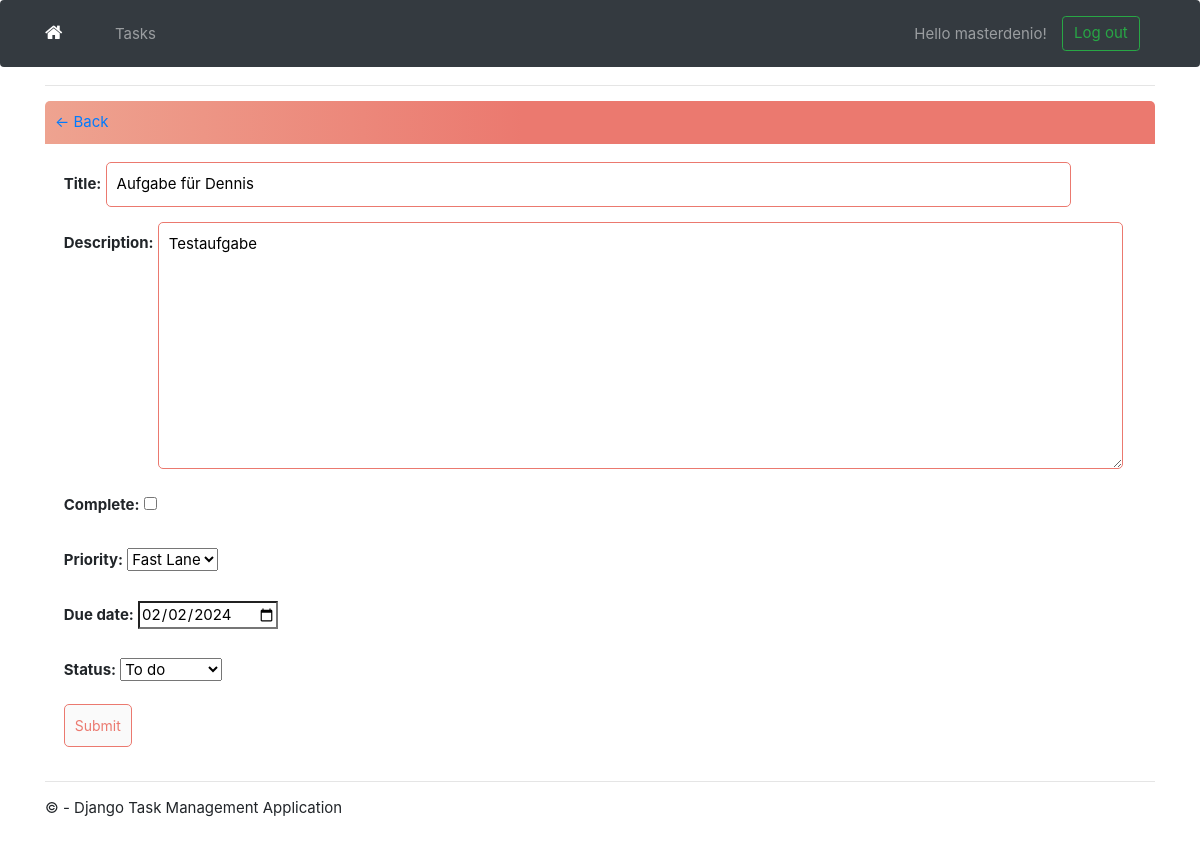
The page /task-update/55/ (signed in) on the database its author committed.
### app/models.py (models this page shows, shortened)
class Task(models.Model):
    PRIORITY_CHOICES = [
        ('L', 'Low'),
        ('M', 'Medium'),
        ('H', 'High'),
        ('F', 'Fast Lane'),
    ]
    due_date = models.DateField(
        auto_now_add=False, auto_now=False, blank=True, null=True)
    user = models.ForeignKey(
        User, on_delete=models.CASCADE, null=True, blank=True)
    title = models.CharField(max_length=200)
    description = models.TextField(null=True, blank=True)
    complete = models.BooleanField(default=False)
    create = models.DateTimeField(auto_now_add=True)
    update = models.DateTimeField(auto_now=True)
    priority = models.CharField(
        max_length=1,
        choices=PRIORITY_CHOICES,
        default='L',
    )
    STATUS_CHOICES = [
        ('TO DO', 'To do'),
        ('IN PROGRESS', 'In progress'),
        ('BLOCKED', 'Blocked'),
        ('DONE', 'Done'),
    ]
    status = models.CharField(
        max_length=12,
        choices=STATUS_CHOICES,
        default='TO DO',
    )
    class Meta:
        ordering = ['complete']

### app/views.py (the view)
# urls.py: path('task-update/<int:pk>/', views.TaskUpdate.as_view(), name='task-update'),
class TaskUpdate(LoginRequiredMixin, UpdateView):
    model = Task
    form_class = TaskForm
    template_name = 'app/task_form.html'
    success_url = reverse_lazy('tasks')

### app/forms.py
class TaskForm(ModelForm):
    class Meta:
        model = Task
        fields = ['title', 'description', 'complete', 'priority', 'due_date', 'status']
        widgets = {
            'due_date': DateInput(),
        }

### app/templates/app/task_form.html (shortened to what this page needs)
{% extends 'app/layout.html' %}
{% block content %}
<hr />
<div class="header-bar">
    <a href="{% url 'tasks' %}">&#8592; Back</a>
</div>
<div class="card-body">
    <form method="POST" action="">
        {{ form.as_p }}
        <input class="button" type="submit" value="Submit">
    </form>
</div>
{% endblock content %}

### app/templates/app/layout.html (shortened to what this page needs)
<!DOCTYPE html>
<html>
<head>
    {% load static %}
    <link rel="stylesheet" type="text/css" href="{% static 'app/content/bootstrap.min.css' %}" />
    <link rel="stylesheet" type="text/css" href="{% static 'app/content/site.css' %}" />
    <link rel="stylesheet" type="text/css" href="{% static 'app/content/customcss.css' %}" />
    <link rel="stylesheet" href="https://cdnjs.cloudflare.com/ajax/libs/font-awesome/4.7.0/css/font-awesome.min.css">
    <link rel="stylesheet" href="https://stackpath.bootstrapcdn.com/bootstrap/4.5.2/css/bootstrap.min.css">
</head>
<body>
    <nav class="navbar navbar-expand-lg navbar-dark bg-dark fixed-top">
        <div class="container">
            <a class="navbar-brand" href="/"><i class="fa fa-home"></i></a>
            <div class="collapse navbar-collapse" id="navbarNav">
                <ul class="navbar-nav mr-auto">
                    {% if request.user.is_authenticated %}
                    <li class="nav-item">
                        <a class="nav-link" href="/task/">Tasks</a>
                    </li>
                    {% endif %}
                </ul>
                {% if user.is_authenticated %}
                    <form id="logoutForm" action="/logout/" method="post" class="form-inline my-2 my-lg-0">
                        <span class="navbar-text mr-3">Hello {{ user.username }}!</span>
                        <button class="btn btn-outline-success my-2 my-sm-0" type="submit">Log out</button>
                    </form>
                {% endif %}
            </div>
        </div>
    </nav>
    <div class="container body-content">
        {% block content %}
        {% endblock %}
        <hr />
        <footer>
            <p>&copy; {{ year }} - Django Task Management Application</p>
        </footer>
    </div>
</body>
</html>

### app/static/app/content/site.css (style rules this page uses)
body { padding-top: 50px; padding-bottom: 20px; }
.body-content { padding-left: 15px; padding-right: 15px; margin-left: auto; margin-right: auto; }

### app/static/app/content/customcss.css (style rules this page uses)
.header-bar { display: flex; justify-content: space-between; color: #fff; padding: 10px; border-radius: 5px 5px 0 0; background: linear-gradient(90deg,#EEA390 0%, #EB796F 43%, #EB796F 100%); }
input[type=text], input[type=password], textarea { border: 1px solid #EB796F; border-radius: 5px; padding: 10px; width: 90%; }
label { padding-top: 10px !important; display: block; }
.button { border: 1px solid #EB796F; background-color: #FAFAFA; color: #EB796F; padding: 10px; font-size: 14px; border-radius: 5px; cursor: pointer; text-decoration: none; }
.card-body { padding: 20px; }
html { font-size: 15px; }
.navbar { z-index: 0; }
.navbar-brand, .nav-link, .navbar-text, .btn { line-height: 0; padding-bottom: 100px; }

### rows shown on the page
Task: title "Aufgabe für Dennis", description "Testaufgabe", priority "Fast Lane", due_date "02/02/2024", status "To do"

### other values the page prints
{{ user.username }} "masterdenio"
